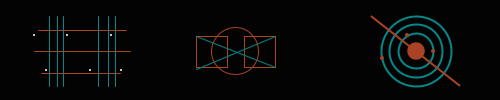
Frame 1 (no input)
Frame 60 (the mouse pressed at the canvas centre just before this capture): identical to frame 1, image omitted
Frame 120 (the mouse held since frame 60 and released just before this capture): identical to frame 1, image omitted

The Processing sketch that drew this single still picture (run headless with seeded random() and noise(); from frame 60 on, the mouse is pressed at the canvas centre):

// Processing sketch: masquellars05t00
// ── masquellars05t00.pde
//#AA4225 rojo
//#058789 verde 

color r, v;//se declaran variables universales
boolean b, n, m,p;//se declaran variables universales
int x,y,t,g;//se declaran variables universales
float u;//se declaran variables universales
void setup() {  
  size(500, 100);//se ajusta tamaño del canvas
  r = #AA4225;//valorizan variables
  v = #058789;//valorizan variables
  b = true;//valorizan variables
  n = true;//valorizan variables
  m = true;//valorizan variables
  p = true;//valorizan variables
  y = 0;//valorizan variables
  t = 45;//valorizan variables
  g = 70;//valorizan variables
}


void draw() {
  background(#030303);//color al fondo
  
  if (b) { //si b es verdadero v es verde
    v = #058789 ;
  }
  if (!b) { //b es falso v es rojo
    v = #AA4225 ;
  }

    if (n) { //si n es verdaero r es rojo
      r = #AA4225 ;
    }
    
    if (!n) { //si n es falso r es verde
      r = #058789 ;
    }
  
  if (m) { //si m es verdadero x toma el valor de y
      x = y ;
    }
    
    if (!m) { //si m es falso x toma el valor de t
      x = t ;
    }
    
    if (p) { //si p es verdadero u toma el valor de g
      u = g ;
    }
    
    if (!p) { //si p es falso u toma el valor de y
      u = y ;
    }
  reja (r, v);//se llama la funcion reja declarando sus valores
  medio(x);//se llama la funcion medio declarando sus valores
  atomo(u); //se llama la funcion atomo declarando sus valores
}



void reja(color r, color v) {//se crea la funcion reja con sus variables

  strokeWeight(1);//tamaño de la línea
  stroke(r);//color de la línea
  line(38, 30, 126, 30);//se dibuja la linea
  line(34, 51, 130, 51);//se dibuja la linea
  line(41, 73, 120, 73);//se dibuja la linea

  stroke(v);//color de la línea
  line(49, 16, 49, 86);//se dibuja la linea
  line(57, 16, 57, 86);//se dibuja la linea
  line(63, 16, 63, 86);//se dibuja la linea

  line(98, 16, 98, 86);//se dibuja la linea
  line(108, 16, 108, 86);//se dibuja la linea
  line(115, 16, 115, 86);//se dibuja la linea

  fill(#FFFFFF);//se pinta los ellipses
  noStroke();//sin borde
  ellipse(34, 35, 2, 2);//se dibujan los ellipses
  ellipse(67, 35, 2, 2);//se dibujan los ellipses
  ellipse(111, 35, 2, 2);//se dibujan los ellipses
  ellipse(121, 70, 2, 2);//se dibujan los ellipses
  ellipse(90, 70, 2, 2);//se dibujan los ellipses
  ellipse(46, 70, 2, 2);//se dibujan los ellipses
}

void medio(int x) {//se crea la funcion reja con sus variables
  strokeWeight(1);//grosor de la línea
  stroke(#AA4225);//color de la línea
  noFill();//sin relleno
  ellipse(235, 51, 47, 47);//se dibujan los ellipses
  rect(244, 36, 31, 31);//se dibujan los cuadrados
  rect(196, 36, 31, 31);//se dibujan los cuadrados
  stroke(#058789);//color de la línea
  line(196, 36, 275, 67);//se dibuja la linea
  line(275, 36, 196, 69);//se dibuja la linea
  noFill();//sin relleno
  ellipse(205, 38, x, x);//se dibujan los ellipses
  ellipse(267, 38, x, x);//se dibujan los ellipses
}

void atomo(float u) {//se crea la funcion reja con sus variables
  strokeWeight(2);//grosor de la línea
  stroke(#058789);//color de la línea
  noFill();//sin relleno
  ellipse(416, 51, u, u);//se dibujan los ellipses
  ellipse(416, 51, u/1.3, u/1.3);//se dibujan los ellipses
  ellipse(416, 51, u/2, u/2);//se dibujan los ellipses
  fill(#AA4225);//relleno de las ellipses
  stroke(#AA4225);//color de la línea
  line(371, 16, 459, 85);// se dibuja la línea
  noStroke();//sin borde
  ellipse(416, 51, u/4, u/4);//se dibujan los ellipses
  ellipse(433, 51, 4, 4);//se dibujan los ellipses
  ellipse(382, 58, 4, 4);//se dibujan los ellipses
  ellipse(407, 35, 4, 4);//se dibujan los ellipses
}
void keyPressed() {//funcion de activar con teclado
  if (key == 'q') {// se elije la tecla
    b = !b;// se invierte el boolean
    n = !n;// se invierte el boolean
    m = !m;// se invierte el boolean
    p = !p;// se invierte el boolean
     
}

    
      
}
  
